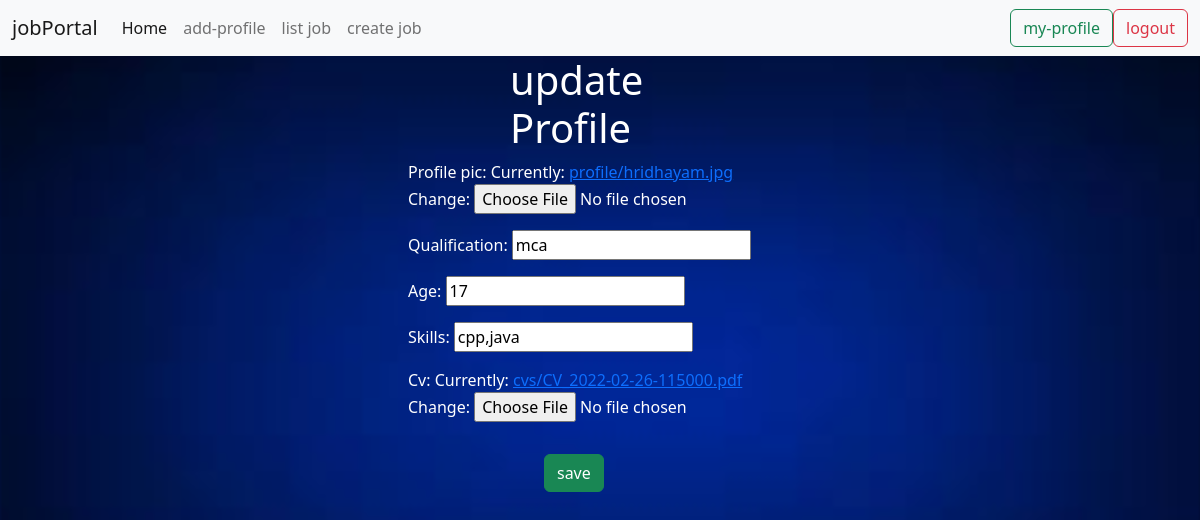
Screenshot of /candidate/update/1 (signed in) with the database file from the repository.
### candidate/models.py (models this page shows)
class Candidateprofile(models.Model):
    user=models.OneToOneField(User,on_delete=models.CASCADE,related_name='candidates')
    profile_pic=models.ImageField(upload_to='profile')
    qualification=models.CharField(max_length=120)
    age=models.PositiveIntegerField(default=17)
    skills=models.CharField(max_length=120,null=True)
    cv=models.FileField(upload_to='cvs',null=True)

### candidate/views.py (the view)
# urls.py: path("update/<int:id>",views.CandidateProfileEditView.as_view(),name='c-update'),
@method_decorator(signin_required,name='dispatch')
class CandidateProfileEditView(UpdateView):
    model = Candidateprofile
    form_class = CandidateProfileForm
    template_name = 'cant-pro-update.html'
    success_url = reverse_lazy('cand-detail')
    pk_url_kwarg = 'id'

### candidate/forms.py
class CandidateProfileForm(forms.ModelForm):
    class Meta:
        model=Candidateprofile
        exclude=('user',)

### users/decorator.py (called while the page is built)
def signin_required(fn):
    def wrapper(request,*args,**kwargs):
        if request.user.is_authenticated:
            return fn(request,*args,**kwargs)
        else:
            return redirect('login')
    return wrapper

### users/models.py (called while the page is built)
    @property
    def is_candidate(self):
        return self.role=='candidate'

### candidate/templates/cant-pro-update.html (shortened to what this page needs)
{%extends 'base1.html'%}
{%block body_block%}
<div class="row">
    <div class="col-4"></div>
    <div class="col-4">
        <div class="row">
            <div class="col-3"></div>
            <div class="col-3">
                <h1 style="color:white;">update Profile</h1>
            </div>
            <div class="col-3"></div>
        </div>
        <form style="color:white;" action="" method="post" enctype="multipart/form-data">
            {{form.as_p}}
            <div class="row">
                <div class="col-4"></div>
                <div class="col-6 mt-3">
                    <input type="submit" value="save" class="btn btn-success">
                </div>
            </div>
        </form>
    </div>
    <div class="col-4"></div>
</div>
{%endblock%}

### employer/static/css/style.css (style rules this page uses)
body { background-image: url(../ima/images.jpg); background-size: cover; }

### rows the page displays
Candidateprofile: qualification "mca", age "17", skills "cpp,java"
